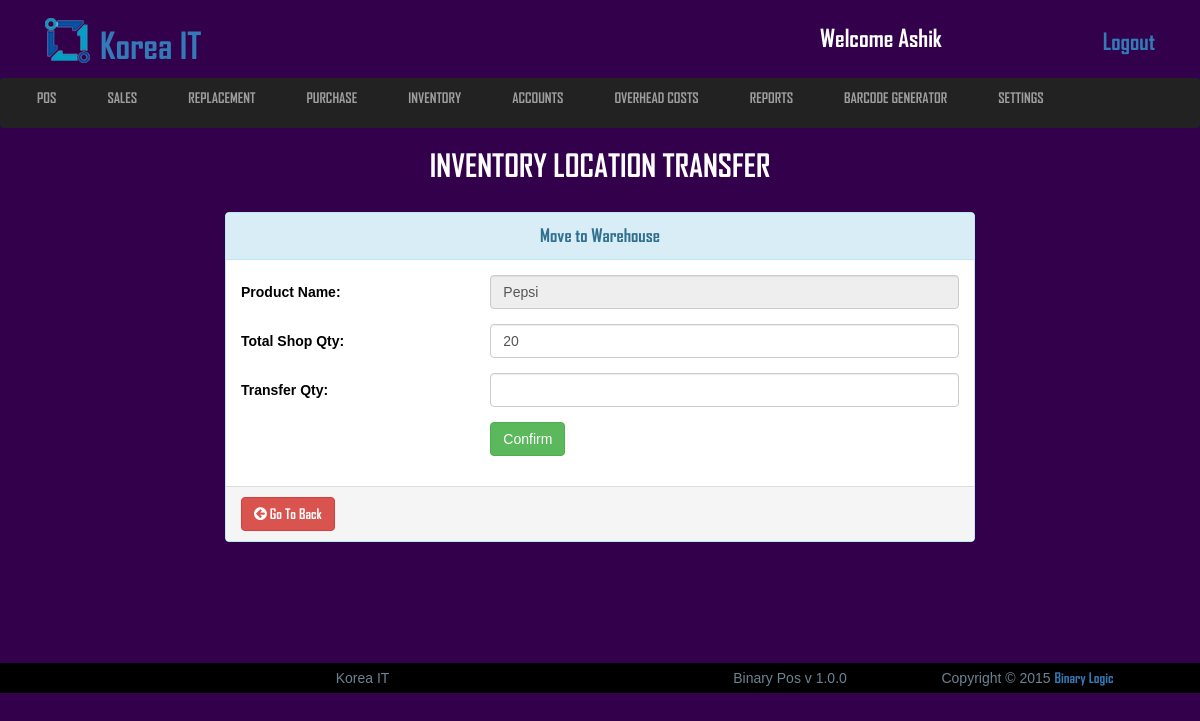
The app's page /view/move-warehouse-modal.php?sl_no=66 (signed in) with its own data.
### tables this page shows
CREATE TABLE `logo_section` (
  `id` int(11) NOT NULL,
  `image` varchar(255) NOT NULL,
  `name` varchar(100) NOT NULL
);

CREATE TABLE `inventory` (
  `sl_no` int(255) NOT NULL,
  `barcode` varchar(50) NOT NULL,
  `product_name` varchar(50) NOT NULL,
  `category` varchar(50) NOT NULL,
  `product_code` varchar(50) NOT NULL,
  `brand` varchar(50) DEFAULT NULL,
  `model` varchar(50) DEFAULT NULL,
  `specification` varchar(250) DEFAULT NULL,
  `uom` varchar(50) DEFAULT NULL,
  `purchase_cost_per_unit` varchar(100) NOT NULL,
  `sales_price_per_unit` varchar(100) NOT NULL,
  `warehouse_stock` varchar(25) NOT NULL,
  `shop_stock` varchar(25) NOT NULL,
  `total_stock` varchar(25) NOT NULL,
  `stock_value_on_purchase` varchar(100) NOT NULL,
  `stock_value` varchar(100) NOT NULL,
  `stock_value_on_sale` varchar(100) NOT NULL,
  `purchase_order_ref` varchar(100) NOT NULL,
  `added_by` varchar(50) DEFAULT NULL
);

### view/move-warehouse-modal.php (the view, shortened to what this page needs)
<?php include('config.php') ?>
<?php
	if(!isset($_REQUEST['sl_no'])){
		header("location:inventory_location_transfer.php");
	}else{
		$id= $_REQUEST['sl_no'];
	}
 ?>
 <?php
	$startement = $db->prepare("SELECT * FROM inventory WHERE sl_no=?");
	$startement->execute(array($id));
	$result = $startement->fetchAll(PDO::FETCH_ASSOC);
		foreach ($result as $row)
?>
 <?php
	$startement = $db->prepare("SELECT * FROM inventory WHERE sl_no=?");
	$startement->execute(array($id));
	$result = $startement->fetchAll(PDO::FETCH_ASSOC);
		foreach ($result as $row)
		$shop_stock = $row['shop_stock'];
		$product_name = $row['product_name'];
?>
	<?php include('includes/all_link_body.php'); ?>
<header class="header_section">
	<div class="container">
		<div class="row">
			<div class="col-md-12">
				<?php include('includes/header_top.php'); ?>
			</div>
		</div>
	</div>
	<?php include('includes/main_nav.php'); ?>
	<div class="conainer">
		<div class="row">
			<div class="col-md-12">
				<div class="sales_point">
					<h2>inventory Location Transfer</h2>
				</div>
			</div>
		</div>
	</div>
</header>
<section style="min-height:503px;">
	<div class="container">
		<div class="row">
			<div class="col-md-2"></div>
			<div class="col-md-8">
				<div class="panel panel-info">
				  <div class="panel-heading">
				    <h3 class="panel-title"><h4 class="modal-title" style="text-align:center">Move to Warehouse</h4></h3>
				  </div>
				  <div class="panel-body">
				    <form class="form-horizontal" action="" method="POST">
					  <div class="form-group">
					    <label for="inputProductName3" class="col-sm-4 control-label">Product Name:</label>
					    <div class="col-sm-8">
					      <input type="text" class="form-control" id="inputProductName3" value="<?php echo $product_name; ?>" disabled>
					    </div>
					  </div>
					  <div class="form-group">
					    <label for="inputProductTotalQty3" class="col-sm-4 control-label">Total Shop Qty:</label>
					    <div class="col-sm-8">
					      <input name="shop_stock" type="number" id="wqty" for="change" class="form-control" value="<?php echo $shop_stock; ?>">
					    </div>
					  </div>
					  <div class="form-group">
					    <label for="inputQty3" class="col-sm-4 control-label">Transfer Qty:</label>
					    <div class="col-sm-8">
					      <input type="number" min="0" max="<?php echo $shop_stock;?>" name="tr_warehouse_qty" class="form-control"  id="shopmove" >
					    </div>
					  </div>
					  <div class="form-group">
					    <div class="col-sm-offset-4 col-sm-8">
					      <button class="btn btn-success" type="submit" name="add" >Confirm</button>
					    </div>
					  </div>
					</form>
				  </div>
				  <div class="panel-footer">
				  	<a href="inventory_location_transfer.php"><button type="button" class="btn btn-danger" data-dismiss="modal"><i class="fa fa-arrow-circle-left"></i> Go To Back</button></a>
				  </div>
				</div>
			</div>
			<div class="col-md-2"></div>
		</div>
	</div>
</section>
   <?php include('includes/footer.php'); ?>

### view/includes/header_top.php (shortened to what this page needs)
<?php include('config.php'); ?>
<div class="header_top">
	<div class="col-md-8">
		<?php
		 	$startement = $db->prepare("SELECT * FROM logo_section WHERE id=1");
		 	$startement->execute();
		 	$result = $startement->fetchAll(PDO::FETCH_ASSOC);
		 	foreach ($result as $row) {
		 		$image = $row['image'];
		 		$name = $row['name'];
		 	}
		  ?>
		<a href="#"><img src="uploads/logo/<?php echo $image; ?>" alt="logo"><h1> <?php echo $name; ?></h1></a>
	</div>
	<div class="col-md-4">
		<ul class="header_top_aside">
			<li><h3>welcome <?php if(isset($_SESSION["username"])){echo $_SESSION["username"];} ?></h3></li>
			<li style="float:right"><a href="index.php">Logout</a></li>
		</ul>
	</div>
</div>

### view/css/style.css (style rules this page uses)
* { margin: 0; padding: 0; }
body { background: #33004B;color: #fff;font-family: 'arial'; }
h1,h2,h3,h4,a { font-family: 'AGENCYB'; }
.panel-body { color: #000; }
.form-horizontal .control-label { text-align: left; }
.row { width: 100%; margin: 0 }
.container { padding: 0; }
.header_section .header_top { width: 100%;overflow: hidden; }
.header_section .header_top a { text-decoration: none; }
.header_section .header_top a img { margin-top: -30px; margin-right: 10px; }
.header_section .header_top a h1 { display: inline-block;margin-top: 20px; }
.header_section .header_top .header_top_aside { width: 100%;overflow: hidden; margin: 20px 0; }
.header_section .header_top .header_top_aside li { list-style: none;float: left;margin-left: 15px; }
.header_section .header_top .header_top_aside li h3 { margin: 0; }
.header_section .header_top .header_top_aside li a { text-decoration: none;font-size: 23px; }
.sales_point { width: 100%;overflow: hidden;margin-bottom: 20px; }
.sales_point h2 { text-align: center;text-transform: uppercase;font-size: 31px; }
header { height: 20vh; }
.header_section { padding-top: 5px; }

### view/move-warehouse-modal.php (style rules this page uses)
.fa { font-size: 15px; }

### view/includes/header_top.php (style rules this page uses)
h3 { text-transform: capitalize; }
h1 { text-transform: capitalize; }
img { width: 45px;height: 45px; }

### records on screen
logo_section: image (picture), name "Korea IT"
inventory: product_name "Pepsi", shop_stock "20"

### other values on screen
$_SESSION["username"] "Ashik"
